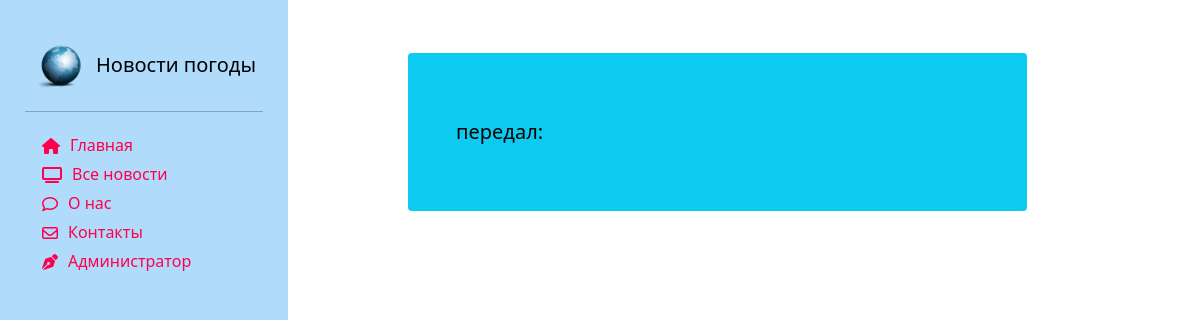
The app's page /news/show/4, older data.
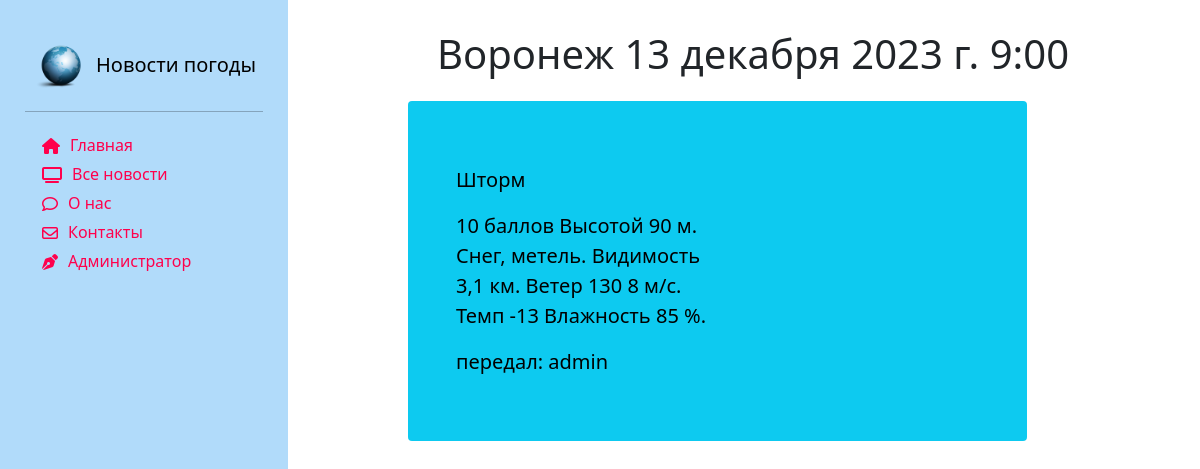
The same page, newer data.
### news/models.py (models this page shows, shortened)
class Article(models.Model):
    categories = (('ФП', 'Фактическая погода'),
                  ('ПП', 'Прогноз погоды'),
                  ('ШО', 'Штормовое оповещение'),
                  ('ШП', 'Штормовое предупреждение'))
    author = models.ForeignKey(User, on_delete=models.SET_NULL, null=True, verbose_name='Автор')
    title = models.CharField('Пункт', max_length=50, default='')
    category = models.CharField(choices=categories, max_length=20, verbose_name='Категория сообщения')
    anouncement = models.TextField('Анонс', max_length=250)
    text = models.TextField('Текст сообщения')
    date = models.DateTimeField('Дата наблюдения', auto_created=True)
    tags = models.ManyToManyField(to=Tag, blank=True, verbose_name='Явления')
    class Meta:
        ordering = ['title', 'date']
        verbose_name = 'Сообщение'
        verbose_name_plural ='Сообщения'

### news/views.py (the view)
# urls.py: path('show/<int:id>', views.detail, name='news_detail'),
def detail(request, id):
    article = Article.objects.filter(id=id).first()
    context = {'article': article}
    return render(request, 'news/news_detail.html', context)

### news/templates/news/news_detail.html (shortened to what this page needs)
{% extends 'main/base_template.html' %}
{% load static %}
{% load bootstrap5 %}
{% block content %}
    <div class="row">
            <div class="text-center" style="margin-top:30px;">
                    <h1 >{{ article.title }} {{ article.date }}</h1>
            </div>
                 <div class="single_news">
                    <div class="p-4 p-md-5 text-black rounded bg-info" >
                            <div class="col-md-6 px-0">
                              <p class="lead my-3">{{ article.anouncement }}</p>
                              <p class="lead mb-0" class="fw-bold" >{{ article.text }}</p>
                              <p class="lead my-3">передал: {{ article.author }} </p>
                            </div>
                      </div>
                </div>
        </div>
{% endblock %}

Row changes from the older to the newer data that the page shows:
added Article: title "Воронеж", date "13 декабря 2023 г. 9:00", anouncement "Шторм", text "10 баллов Высотой 90 м. Снег, метель. Видимость 3,1 км. Ветер 130 8 м/с. Темп -13 Влажность 85 %.", author "admin"
